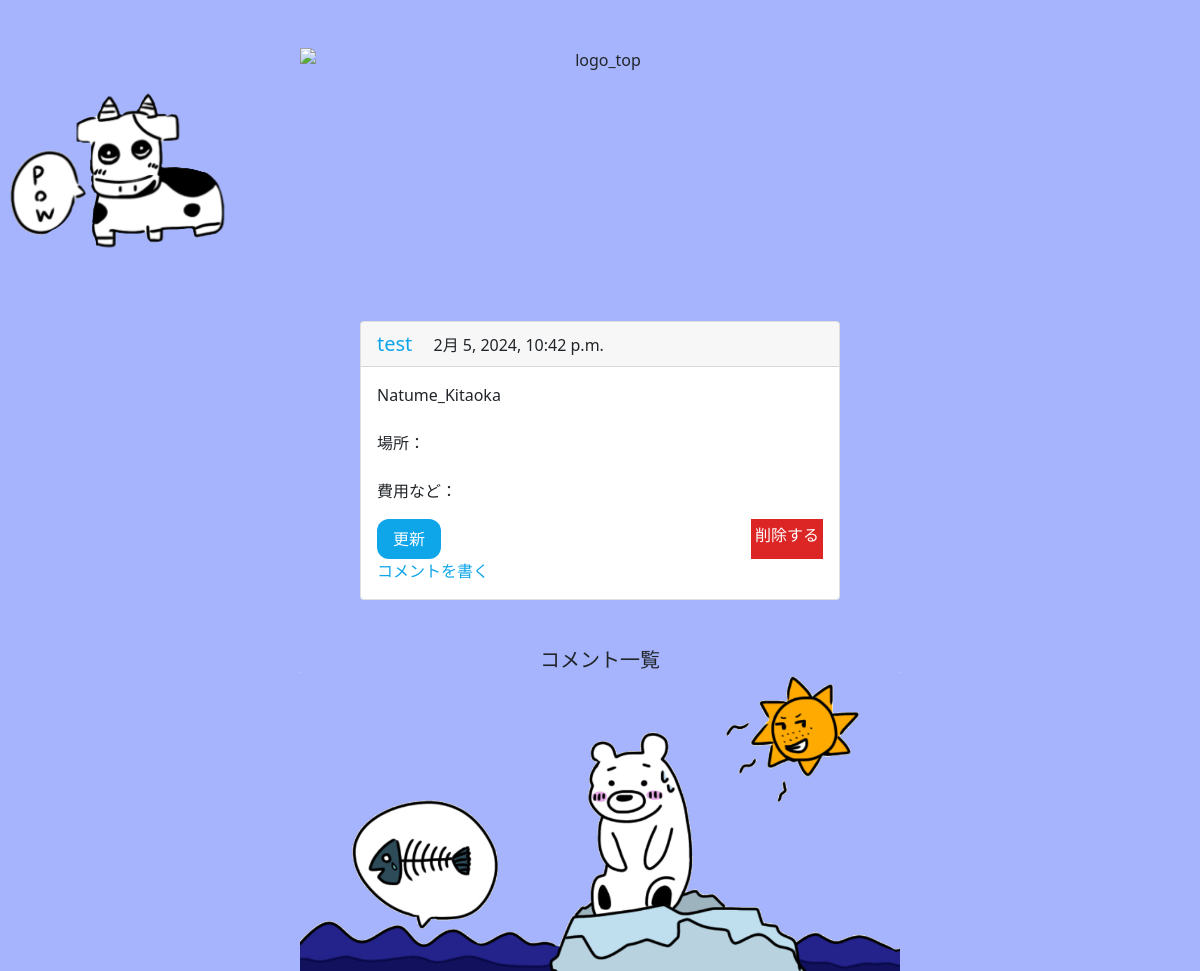
Page /60/ (signed in) on the committed database.
### timelines/models.py (models this page shows, shortened)
class Post(models.Model):
    user = models.ForeignKey(User, on_delete=models.CASCADE ,verbose_name = 'ユーザー')
    text = models.TextField(verbose_name = '本文')
    created_at = models.DateTimeField(auto_now_add=True, verbose_name = '投稿日時')
    post = models.FileField(upload_to='media/%Y/%m/%d/',blank=True, null=True)

### accounts/models.py (models this page shows)
class User(AbstractUser):
    pass

### timelines/views.py (the view)
# urls.py: path('<int:pk>/', views.DetailView.as_view(), name = 'detail'),
@method_decorator(login_required, name = 'dispatch')
class DetailView(DetailView):
    model = Post
    template_name = 'detail.html'

### templates/detail.html (shortened to what this page needs)
{% extends 'base.html'%}
{% load static %}
{% block contents %}
<div class="card mt-5" style="width:30rem">
  <div class="card-header ">
    <a href = '{% url "timelines:userpost" post.user.id %}' class = ' mr-4 text-xl text-sky-500'>
    {{ post.user }}
    </a>
    <span class = 'created_at'>{{ post.created_at }}</span>
  </div>
  <div class="card-body">
    <p class="card-text">{{ post.text }}</p>
    <div class="mt-2 mb-3">
        <p class="mt-4">場所：</p><br/>
        <p>費用など：</p>
    </div>
    <p class="flex justify-between">
        <a href = '{% url "timelines:update" post.pk %}' class="bg-sky-500 p-2 px-3 rounded-xl text-white" >更新</a>
        <a href = '{% url "timelines:delete" post.pk %}' class="bg-red-600 p-1 text-white">削除する</a>
    </p>
    <a href = '{% url "timelines:comment" post.pk %}' class ="text-sky-500">コメントを書く</a>
  </div>
</div>
<div class = 'mt-5 text-xl'>
    <h5>コメント一覧</h5>
</div>
{% endblock %}

### rows in the picture
Post: user "test", created_at "2月 5, 2024, 10:42 p.m.", text "Natume_Kitaoka"
